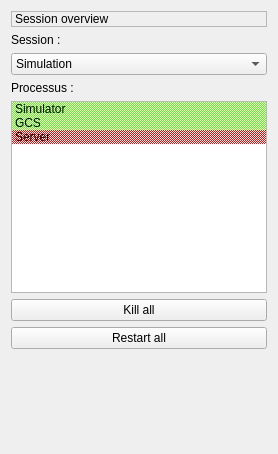
      <widget class="QWidget" name="session_overview">
       <layout class="QGridLayout" name="gridLayout_14">
        <item row="0" column="0">
         <widget class="QLabel" name="label_17">
          <property name="frameShape">
           <enum>QFrame::StyledPanel</enum>
          </property>
          <property name="text">
           <string>Session overview</string>
          </property>
          <property name="textFormat">
           <enum>Qt::AutoText</enum>
          </property>
          <property name="scaledContents">
           <bool>false</bool>
          </property>
          <property name="wordWrap">
           <bool>false</bool>
          </property>
         </widget>
        </item>
        <item row="1" column="0">
         <widget class="QLabel" name="label_45">
          <property name="text">
           <string>Session :</string>
          </property>
         </widget>
        </item>
        <item row="2" column="0">
         <widget class="QComboBox" name="session_overview_3">
          <property name="sizePolicy">
           <sizepolicy hsizetype="Preferred" vsizetype="Fixed">
            <horstretch>0</horstretch>
            <verstretch>0</verstretch>
           </sizepolicy>
          </property>
          <item>
           <property name="text">
            <string>Simulation</string>
           </property>
          </item>
          <item>
           <property name="text">
            <string>Replay</string>
           </property>
          </item>
          <item>
           <property name="text">
            <string>---------------</string>
           </property>
          </item>
          <item>
           <property name="text">
            <string>Meteo</string>
           </property>
          </item>
          <item>
           <property name="text">
            <string>Perso1</string>
           </property>
          </item>
          <item>
           <property name="text">
            <string>Rescue</string>
           </property>
          </item>
          <item>
           <property name="text">
            <string>...</string>
           </property>
          </item>
         </widget>
        </item>
        <item row="3" column="0">
         <widget class="QLabel" name="label_46">
          <property name="text">
           <string>Processus :</string>
          </property>
         </widget>
        </item>
        <item row="4" column="0">
         <widget class="QListWidget" name="processus_overview_2">
          <property name="sizePolicy">
           <sizepolicy hsizetype="Expanding" vsizetype="Expanding">
            <horstretch>0</horstretch>
            <verstretch>0</verstretch>
           </sizepolicy>
          </property>
          <property name="minimumSize">
           <size>
            <width>50</width>
            <height>120</height>
           </size>
          </property>
          <property name="maximumSize">
           <size>
            <width>16777215</width>
            <height>16777215</height>
           </size>
          </property>
          <item>
           <property name="text">
            <string>Simulator</string>
           </property>
           <property name="background">
            <brush brushstyle="Dense4Pattern">
             <color alpha="255">
              <red>85</red>
              <green>255</green>
              <blue>0</blue>
             </color>
            </brush>
           </property>
          </item>
          <item>
           <property name="text">
            <string>GCS</string>
           </property>
           <property name="background">
            <brush brushstyle="Dense4Pattern">
             <color alpha="255">
              <red>85</red>
              <green>255</green>
              <blue>0</blue>
             </color>
            </brush>
           </property>
           <property name="foreground">
            <brush brushstyle="NoBrush">
             <color alpha="255">
              <red>0</red>
              <green>0</green>
              <blue>0</blue>
             </color>
            </brush>
           </property>
          </item>
          <item>
           <property name="text">
            <string>Server</string>
           </property>
           <property name="background">
            <brush brushstyle="Dense4Pattern">
             <color alpha="255">
              <red>255</red>
              <green>0</green>
              <blue>0</blue>
             </color>
            </brush>
           </property>
          </item>
         </widget>
        </item>
        <item row="5" column="0">
         <widget class="QPushButton" name="quick_kill_2">
          <property name="text">
           <string>Kill all</string>
          </property>
         </widget>
        </item>
        <item row="6" column="0">
         <widget class="QPushButton" name="quick_restart_3">
          <property name="text">
           <string>Restart all</string>
          </property>
         </widget>
        </item>
        <item row="7" column="0">
         <spacer name="verticalSpacer_9">
          <property name="orientation">
           <enum>Qt::Vertical</enum>
          </property>
          <property name="sizeHint" stdset="0">
           <size>
            <width>20</width>
            <height>94</height>
           </size>
          </property>
         </spacer>
        </item>
       </layout>
      </widget>
